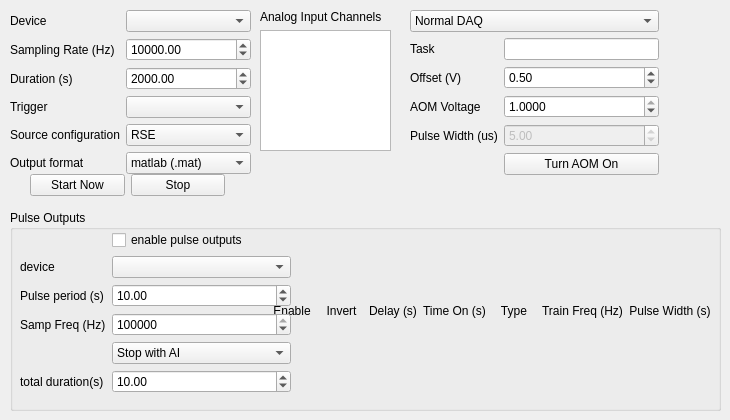
    <widget class="QWidget" name="tab_DAQ">
     <attribute name="title">
      <string>DAQ</string>
     </attribute>
     <widget class="QWidget" name="formLayoutWidget">
      <property name="geometry">
       <rect>
        <x>10</x>
        <y>10</y>
        <width>241</width>
        <height>169</height>
       </rect>
      </property>
      <layout class="QFormLayout" name="formLayout">
       <property name="fieldGrowthPolicy">
        <enum>QFormLayout::AllNonFixedFieldsGrow</enum>
       </property>
       <item row="0" column="0">
        <widget class="QLabel" name="label_19">
         <property name="text">
          <string>Device</string>
         </property>
        </widget>
       </item>
       <item row="0" column="1">
        <widget class="QComboBox" name="daq_dev_list_comboBox"/>
       </item>
       <item row="1" column="0">
        <widget class="QLabel" name="label_29">
         <property name="text">
          <string>Sampling Rate (Hz)</string>
         </property>
        </widget>
       </item>
       <item row="1" column="1">
        <widget class="QDoubleSpinBox" name="daq_ai_samp_rate_spin">
         <property name="maximum">
          <double>100000.000000000000000</double>
         </property>
         <property name="value">
          <double>10000.000000000000000</double>
         </property>
        </widget>
       </item>
       <item row="2" column="0">
        <widget class="QLabel" name="daq_duration_label">
         <property name="text">
          <string>Duration (s)</string>
         </property>
        </widget>
       </item>
       <item row="2" column="1">
        <widget class="QDoubleSpinBox" name="daq_duration_spin">
         <property name="maximum">
          <double>1000000000.000000000000000</double>
         </property>
         <property name="singleStep">
          <double>10.000000000000000</double>
         </property>
         <property name="value">
          <double>2000.000000000000000</double>
         </property>
        </widget>
       </item>
       <item row="3" column="0">
        <widget class="QLabel" name="label_32">
         <property name="text">
          <string>Trigger</string>
         </property>
        </widget>
       </item>
       <item row="3" column="1">
        <widget class="QComboBox" name="comboBox"/>
       </item>
       <item row="4" column="1">
        <widget class="QComboBox" name="ai_input_config_comboBox">
         <item>
          <property name="text">
           <string>RSE</string>
          </property>
         </item>
         <item>
          <property name="text">
           <string>NRSE</string>
          </property>
         </item>
         <item>
          <property name="text">
           <string>Differential</string>
          </property>
         </item>
        </widget>
       </item>
       <item row="5" column="0">
        <widget class="QLabel" name="label_31">
         <property name="text">
          <string>Output format</string>
         </property>
        </widget>
       </item>
       <item row="5" column="1">
        <widget class="QComboBox" name="daq_output_format_comboBox">
         <item>
          <property name="text">
           <string>matlab (.mat)</string>
          </property>
         </item>
         <item>
          <property name="text">
           <string>raw binary</string>
          </property>
         </item>
        </widget>
       </item>
       <item row="4" column="0">
        <widget class="QLabel" name="label_33">
         <property name="text">
          <string>Source configuration</string>
         </property>
        </widget>
       </item>
      </layout>
     </widget>
     <widget class="QWidget" name="verticalLayoutWidget_3">
      <property name="geometry">
       <rect>
        <x>260</x>
        <y>10</y>
        <width>131</width>
        <height>141</height>
       </rect>
      </property>
      <layout class="QVBoxLayout" name="verticalLayout_2">
       <item>
        <widget class="QLabel" name="label_17">
         <property name="text">
          <string>Analog Input Channels</string>
         </property>
        </widget>
       </item>
       <item>
        <widget class="QListWidget" name="daq_chan_listWidget"/>
       </item>
      </layout>
     </widget>
     <widget class="QWidget" name="horizontalLayoutWidget">
      <property name="geometry">
       <rect>
        <x>30</x>
        <y>170</y>
        <width>195</width>
        <height>30</height>
       </rect>
      </property>
      <layout class="QHBoxLayout" name="horizontalLayout">
       <item>
        <widget class="QPushButton" name="daq_start_button">
         <property name="text">
          <string>Start Now</string>
         </property>
        </widget>
       </item>
       <item>
        <widget class="QPushButton" name="daq_stop_button">
         <property name="text">
          <string>Stop</string>
         </property>
        </widget>
       </item>
      </layout>
     </widget>
     <widget class="QWidget" name="verticalLayoutWidget_4">
      <property name="geometry">
       <rect>
        <x>410</x>
        <y>10</y>
        <width>249</width>
        <height>184</height>
       </rect>
      </property>
      <layout class="QVBoxLayout" name="verticalLayout_5">
       <item>
        <widget class="QComboBox" name="daq_acquisition_mode_combo">
         <property name="currentIndex">
          <number>1</number>
         </property>
         <item>
          <property name="text">
           <string>None</string>
          </property>
         </item>
         <item>
          <property name="text">
           <string>Normal DAQ</string>
          </property>
         </item>
         <item>
          <property name="text">
           <string>Triggered pO2 with DMD</string>
          </property>
         </item>
         <item>
          <property name="text">
           <string>NI Max Task</string>
          </property>
         </item>
         <item>
          <property name="text">
           <string>Normal DAQ TDMS</string>
          </property>
         </item>
        </widget>
       </item>
       <item>
        <layout class="QFormLayout" name="formLayout_2">
         <property name="fieldGrowthPolicy">
          <enum>QFormLayout::AllNonFixedFieldsGrow</enum>
         </property>
         <item row="0" column="0">
          <widget class="QLabel" name="label_34">
           <property name="text">
            <string>Task</string>
           </property>
          </widget>
         </item>
         <item row="0" column="1">
          <widget class="QLineEdit" name="lineEdit">
           <property name="enabled">
            <bool>true</bool>
           </property>
          </widget>
         </item>
         <item row="1" column="0">
          <widget class="QLabel" name="pulse_rate_offset_label">
           <property name="toolTip">
            <string>Total running time for DMD</string>
           </property>
           <property name="text">
            <string>Offset (V)</string>
           </property>
          </widget>
         </item>
         <item row="1" column="1">
          <widget class="QDoubleSpinBox" name="AOM_pulse_rate_spin">
           <property name="enabled">
            <bool>true</bool>
           </property>
           <property name="toolTip">
            <string>Total running time for DMD</string>
           </property>
           <property name="maximum">
            <double>1.000000000000000</double>
           </property>
           <property name="singleStep">
            <double>0.001000000000000</double>
           </property>
           <property name="value">
            <double>0.500000000000000</double>
           </property>
          </widget>
         </item>
         <item row="2" column="0">
          <widget class="QLabel" name="label_36">
           <property name="text">
            <string>AOM Voltage</string>
           </property>
          </widget>
         </item>
         <item row="2" column="1">
          <widget class="QDoubleSpinBox" name="AOM_voltage_spin">
           <property name="enabled">
            <bool>true</bool>
           </property>
           <property name="decimals">
            <number>4</number>
           </property>
           <property name="minimum">
            <double>-1.000000000000000</double>
           </property>
           <property name="maximum">
            <double>1.000000000000000</double>
           </property>
           <property name="singleStep">
            <double>0.010000000000000</double>
           </property>
           <property name="value">
            <double>1.000000000000000</double>
           </property>
          </widget>
         </item>
         <item row="3" column="0">
          <widget class="QLabel" name="label_37">
           <property name="text">
            <string>Pulse Width (us)</string>
           </property>
          </widget>
         </item>
         <item row="3" column="1">
          <widget class="QDoubleSpinBox" name="AOM_pulse_width">
           <property name="enabled">
            <bool>false</bool>
           </property>
           <property name="maximum">
            <double>1000000.000000000000000</double>
           </property>
           <property name="value">
            <double>5.000000000000000</double>
           </property>
          </widget>
         </item>
         <item row="5" column="1">
          <widget class="QPushButton" name="AOM_button">
           <property name="enabled">
            <bool>true</bool>
           </property>
           <property name="text">
            <string>Turn AOM On</string>
           </property>
           <property name="checkable">
            <bool>true</bool>
           </property>
          </widget>
         </item>
        </layout>
       </item>
      </layout>
     </widget>
     <widget class="QGroupBox" name="groupBox_4">
      <property name="geometry">
       <rect>
        <x>10</x>
        <y>210</y>
        <width>711</width>
        <height>201</height>
       </rect>
      </property>
      <property name="sizePolicy">
       <sizepolicy hsizetype="Fixed" vsizetype="Fixed">
        <horstretch>0</horstretch>
        <verstretch>0</verstretch>
       </sizepolicy>
      </property>
      <property name="title">
       <string>Pulse Outputs</string>
      </property>
      <widget class="QWidget" name="gridLayoutWidget_4">
       <property name="geometry">
        <rect>
         <x>260</x>
         <y>10</y>
         <width>441</width>
         <height>181</height>
        </rect>
       </property>
       <layout class="QGridLayout" name="DO_gridLayout">
        <item row="0" column="3">
         <widget class="QLabel" name="DOdelay_label">
          <property name="text">
           <string>Time On (s)</string>
          </property>
          <property name="alignment">
           <set>Qt::AlignCenter</set>
          </property>
         </widget>
        </item>
        <item row="0" column="4">
         <widget class="QLabel" name="DOtype_label">
          <property name="text">
           <string>Type</string>
          </property>
          <property name="alignment">
           <set>Qt::AlignCenter</set>
          </property>
         </widget>
        </item>
        <item row="0" column="2">
         <widget class="QLabel" name="DOduration_label">
          <property name="text">
           <string>Delay (s)</string>
          </property>
          <property name="alignment">
           <set>Qt::AlignCenter</set>
          </property>
         </widget>
        </item>
        <item row="0" column="0">
         <widget class="QLabel" name="useDOline_label">
          <property name="text">
           <string>Enable</string>
          </property>
          <property name="alignment">
           <set>Qt::AlignCenter</set>
          </property>
         </widget>
        </item>
        <item row="0" column="1">
         <widget class="QLabel" name="invertDOline_label">
          <property name="text">
           <string>Invert</string>
          </property>
          <property name="alignment">
           <set>Qt::AlignCenter</set>
          </property>
         </widget>
        </item>
        <item row="0" column="5">
         <widget class="QLabel" name="DOPulseTrainFreq_label">
          <property name="text">
           <string>Train Freq (Hz)</string>
          </property>
          <property name="alignment">
           <set>Qt::AlignCenter</set>
          </property>
         </widget>
        </item>
        <item row="0" column="6">
         <widget class="QLabel" name="DOPulseTrainDuration_label">
          <property name="text">
           <string>Pulse Width (s)</string>
          </property>
          <property name="alignment">
           <set>Qt::AlignCenter</set>
          </property>
         </widget>
        </item>
       </layout>
      </widget>
      <widget class="QWidget" name="formLayoutWidget_2">
       <property name="geometry">
        <rect>
         <x>10</x>
         <y>20</y>
         <width>271</width>
         <height>167</height>
        </rect>
       </property>
       <layout class="QFormLayout" name="formLayout_3">
        <property name="fieldGrowthPolicy">
         <enum>QFormLayout::AllNonFixedFieldsGrow</enum>
        </property>
        <item row="0" column="1">
         <widget class="QCheckBox" name="enableDO_check">
          <property name="text">
           <string>enable pulse outputs</string>
          </property>
         </widget>
        </item>
        <item row="1" column="0">
         <widget class="QLabel" name="label_41">
          <property name="text">
           <string>device</string>
          </property>
         </widget>
        </item>
        <item row="1" column="1">
         <widget class="QComboBox" name="DOdev_combo"/>
        </item>
        <item row="2" column="0">
         <widget class="QLabel" name="label_39">
          <property name="text">
           <string>Pulse period (s)</string>
          </property>
         </widget>
        </item>
        <item row="2" column="1">
         <widget class="QDoubleSpinBox" name="DO_period_spin">
          <property name="maximum">
           <double>10000000.000000000000000</double>
          </property>
          <property name="value">
           <double>10.000000000000000</double>
          </property>
         </widget>
        </item>
        <item row="3" column="0">
         <widget class="QLabel" name="label_40">
          <property name="text">
           <string>Samp Freq (Hz)</string>
          </property>
         </widget>
        </item>
        <item row="3" column="1">
         <widget class="QSpinBox" name="DOSampFreq_spin">
          <property name="maximum">
           <number>1000000000</number>
          </property>
          <property name="value">
           <number>100000</number>
          </property>
         </widget>
        </item>
        <item row="4" column="1">
         <widget class="QComboBox" name="DO_Stop_condition_combo">
          <property name="currentIndex">
           <number>0</number>
          </property>
          <item>
           <property name="text">
            <string>Stop with AI</string>
           </property>
          </item>
          <item>
           <property name="text">
            <string>Stop with Camera</string>
           </property>
          </item>
          <item>
           <property name="text">
            <string>Stop after specified time</string>
           </property>
          </item>
         </widget>
        </item>
        <item row="5" column="0">
         <widget class="QLabel" name="label_42">
          <property name="text">
           <string>total duration(s)</string>
          </property>
         </widget>
        </item>
        <item row="5" column="1">
         <widget class="QDoubleSpinBox" name="DO_total_duration_spin">
          <property name="maximum">
           <double>100000000.000000000000000</double>
          </property>
          <property name="value">
           <double>10.000000000000000</double>
          </property>
         </widget>
        </item>
       </layout>
      </widget>
     </widget>
    </widget>
